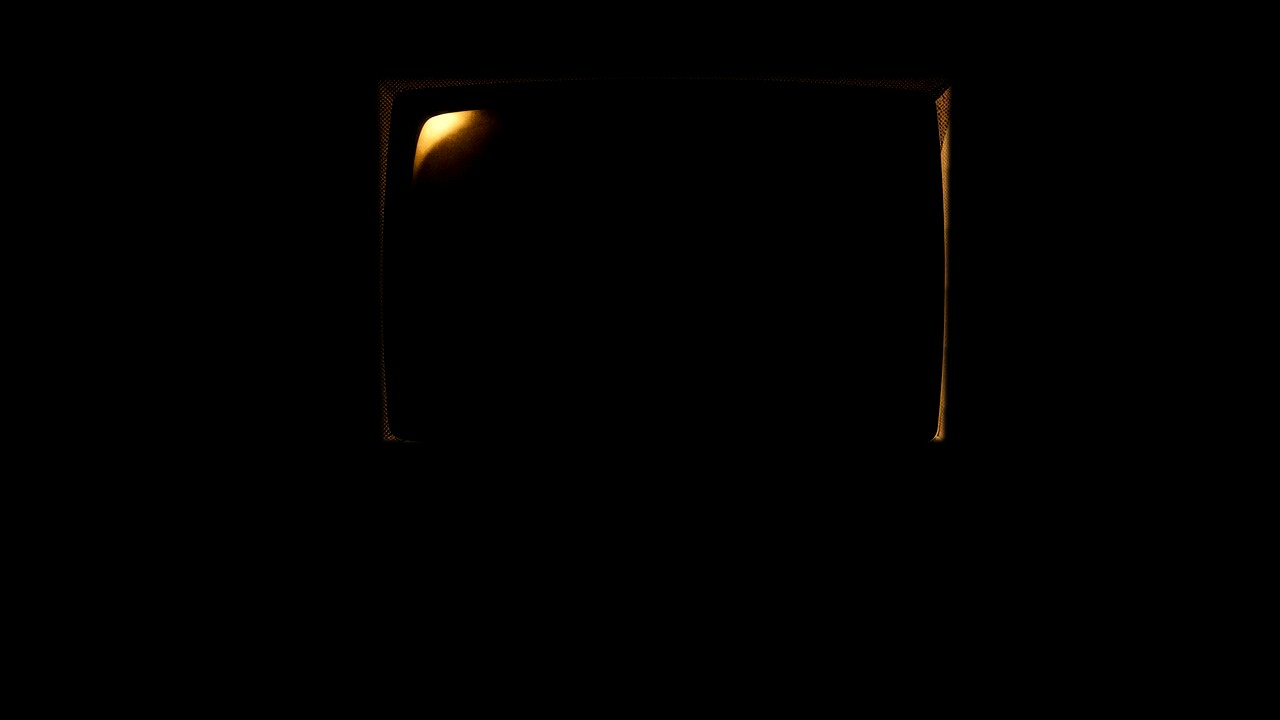
#> input picture ez/tools/concepts/worlds/comic/story/h/hitdesk/img/a-16x9-hl.jpg, 1280 x 720 px
$ python quad.py img/a-16x9-hl.jpg img/a-3x4-hl.jpg 1.0 5 5
#> lines starting #> are read from the running program, lines starting #| are printed output that depends on the picture; after the words box and inside, x2 and y2 are one past the last pixel; in counts of white or black regions, pixels touching at a corner belong together
# /usr/bin/python3 quad.py img mode thr seedx seedy  -> corners tl,tr,br,bl of the connected region (dark<thr or bright>thr) holding the seed
import sys,json,numpy as np
from PIL import Image,ImageDraw,ImageFilter
f,mode,thr,sx,sy=sys.argv[1],sys.argv[2],float(sys.argv[3]),int(sys.argv[4]),int(sys.argv[5])
g=Image.open(f).convert('L').filter(ImageFilter.MedianFilter(5))
b=g.point(lambda v:255 if ((v<thr) if mode=='dark' else (v>thr)) else 0)
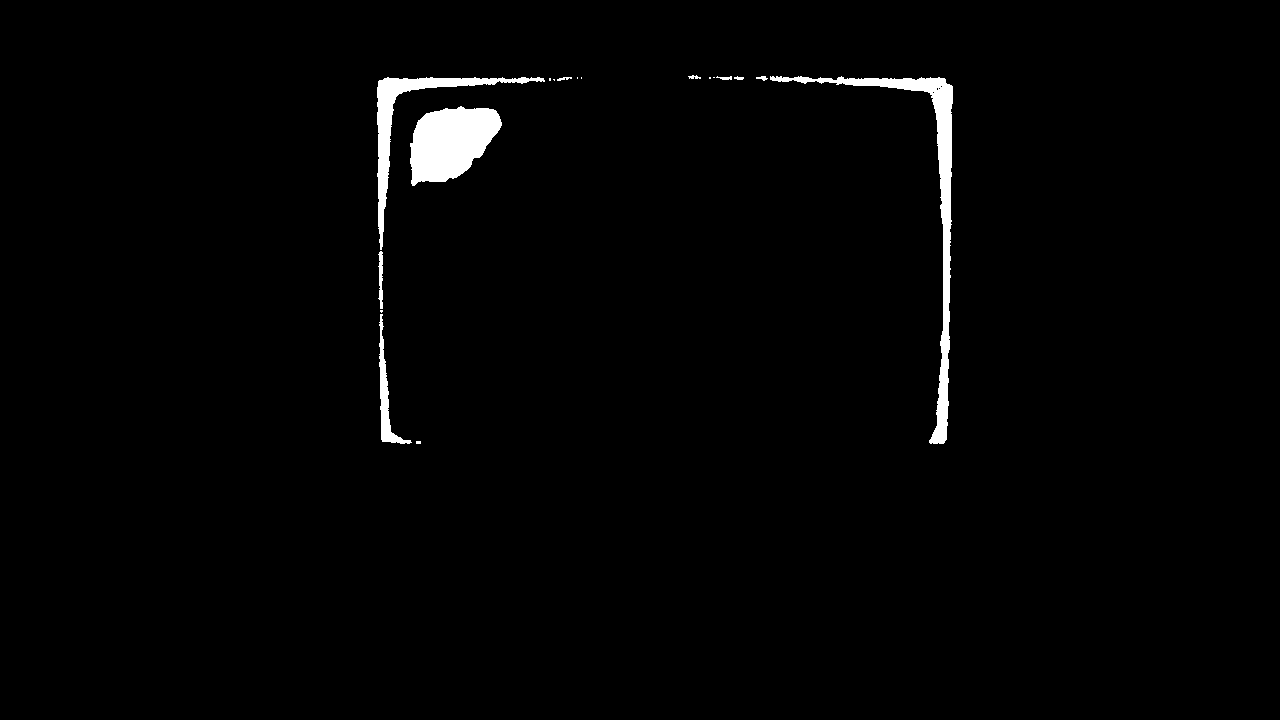
#> b: PIL image 1280x720 L; 1.6% white; 18 white regions (8 under 20 px), largest, box (x1, y1, x2, y2) and area: (770, 76, 953, 444) 5137, (410, 106, 502, 186) 5104, (377, 77, 545, 250) 3047
ImageDraw.floodfill(b,(sx,sy),128)
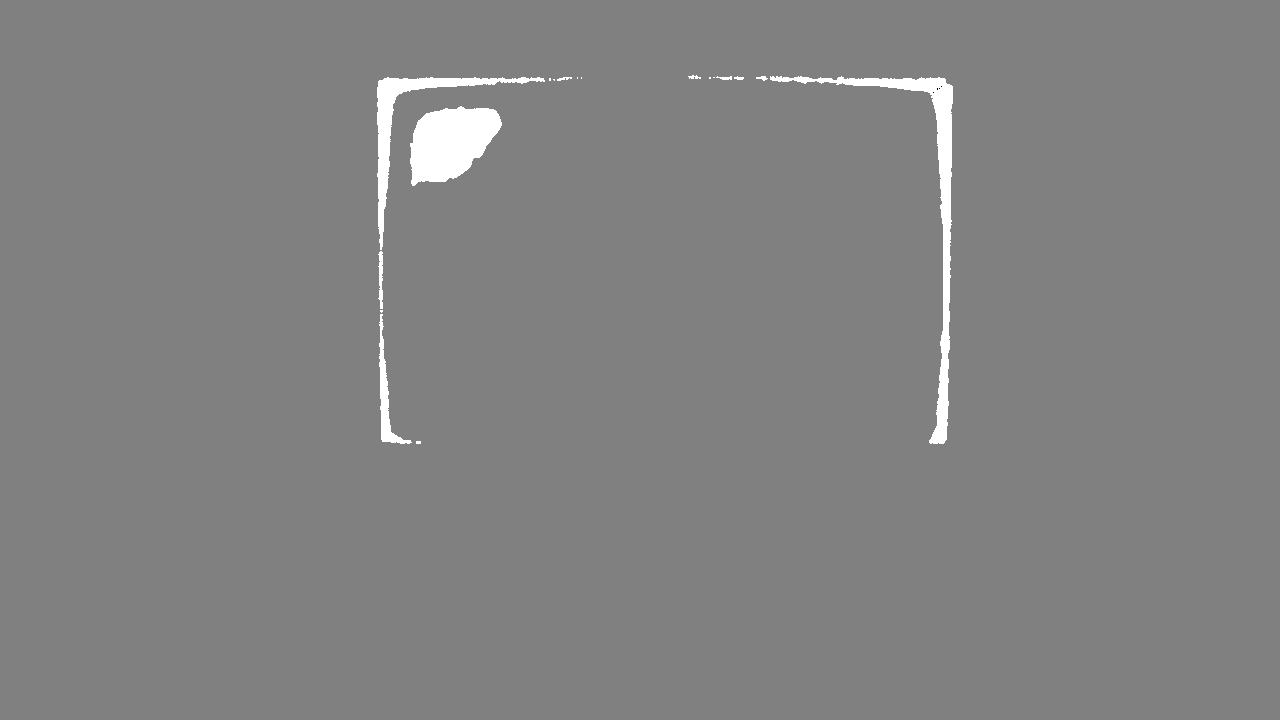
#> b: PIL image 1280x720 L; min 0, max 255, mean 130
a=np.asarray(b);ys,xs=np.nonzero(a==128);s=xs+ys;d=xs-ys
q=[(xs[s.argmin()],ys[s.argmin()]),(xs[d.argmax()],ys[d.argmax()]),(xs[s.argmax()],ys[s.argmax()]),(xs[d.argmin()],ys[d.argmin()])]
#> q = [(0, 0), (1279, 0), (1279, 719), (0, 719)]
print(json.dumps([[int(x),int(y)] for x,y in q]),'area',len(xs))
#| [[0, 0], [1279, 0], [1279, 719], [0, 719]] area 906945

$ run again, on ez/tools/concepts/worlds/comic/story/h/hitdesk/img/b-16x9.jpg
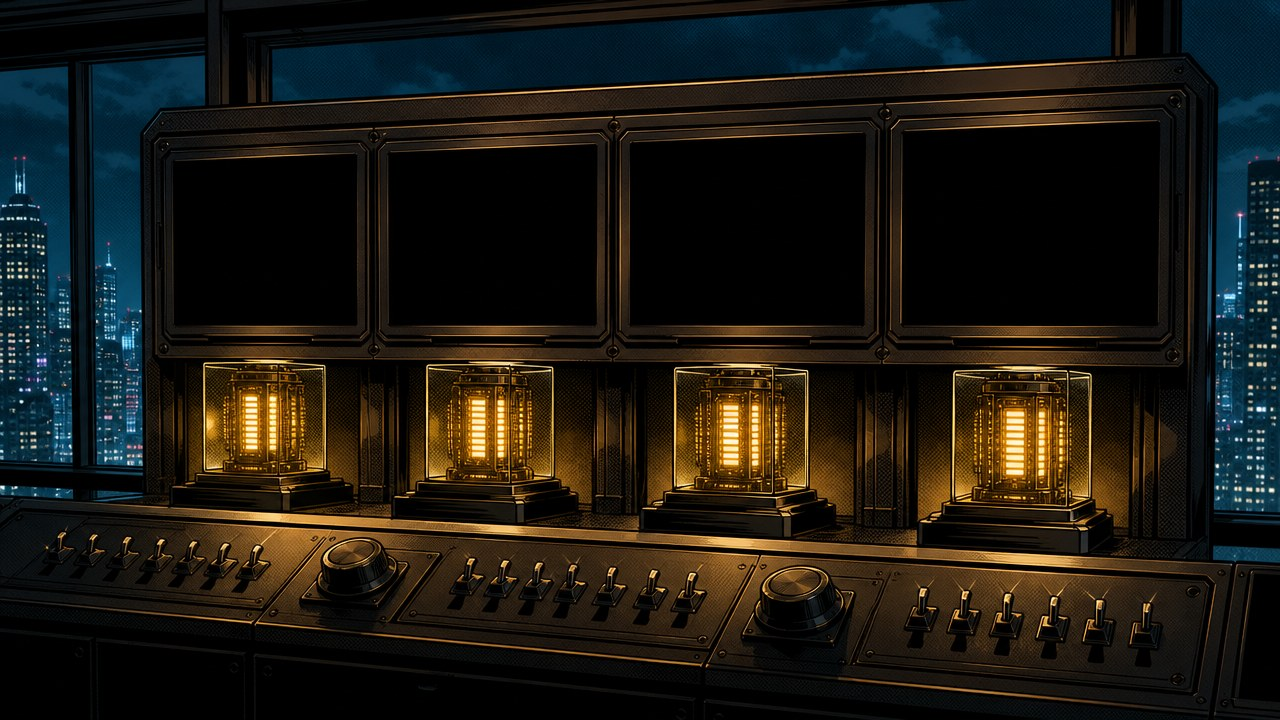
#> input picture ez/tools/concepts/worlds/comic/story/h/hitdesk/img/b-16x9.jpg, 1280 x 720 px
#> `b=g.point(lambda v:255 if ((v<thr) if mode=='dark' else (v>thr)) else 0)`:
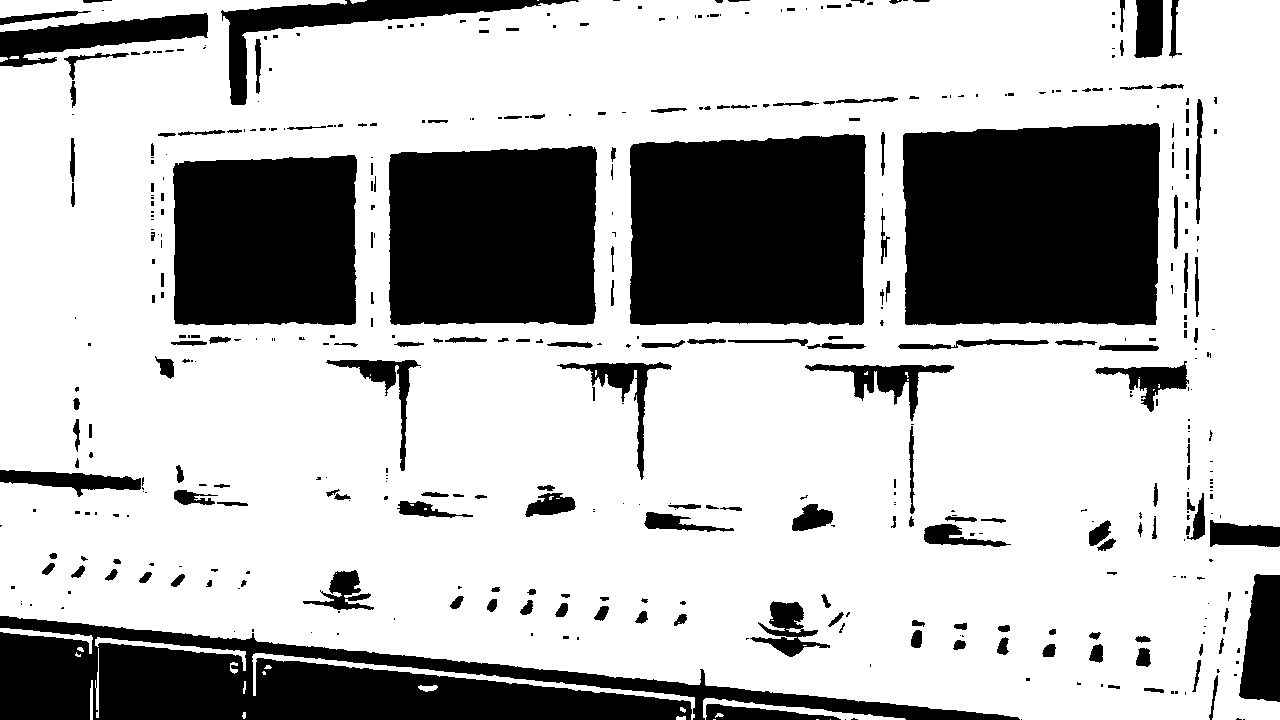
#> b: PIL image 1280x720 L; 71.7% white; 455 black regions (255 under 20 px), largest, box (x1, y1, x2, y2) and area: (903, 123, 1160, 325) 49552, (0, 616, 1020, 720) 48263, (630, 134, 866, 325) 42980
#> `ImageDraw.floodfill(b,(sx,sy),128)`:
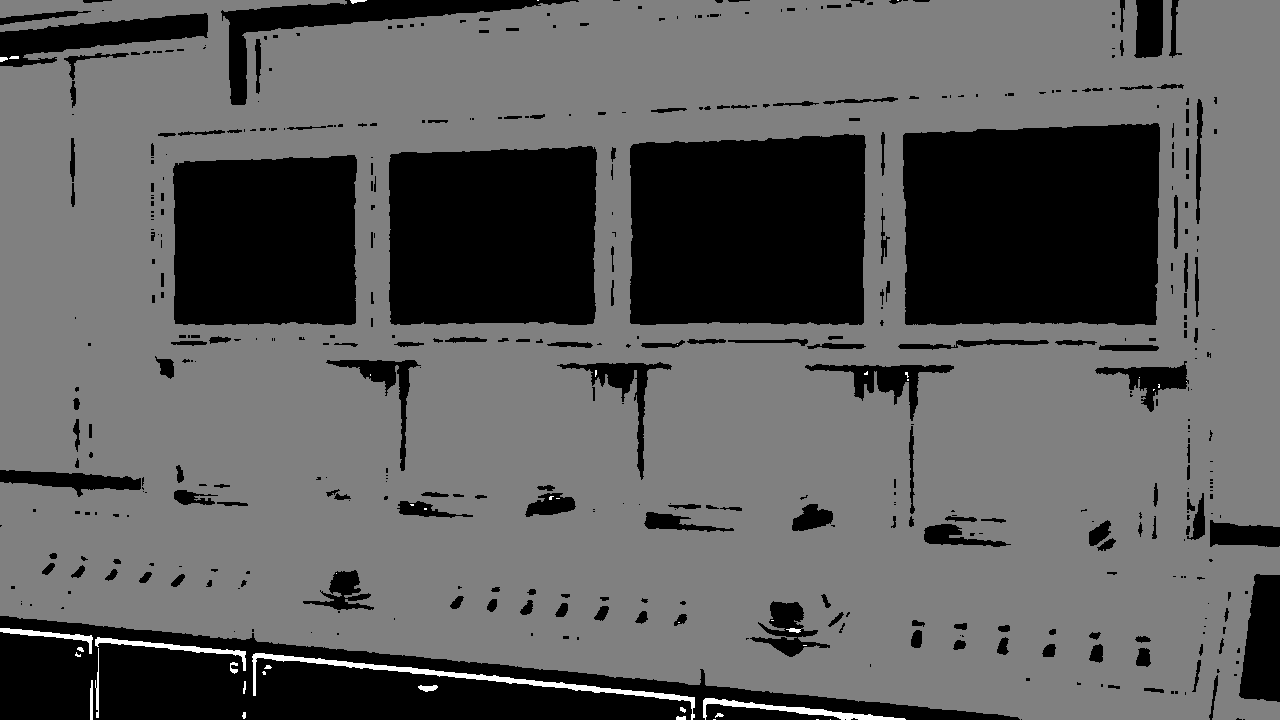
#> b: PIL image 1280x720 L; min 0, max 255, mean 92.6
#> q = [(0, 0), (1279, 0), (1279, 719), (0, 615)]
#| [[0, 0], [1279, 0], [1279, 719], [0, 615]] area 655527
